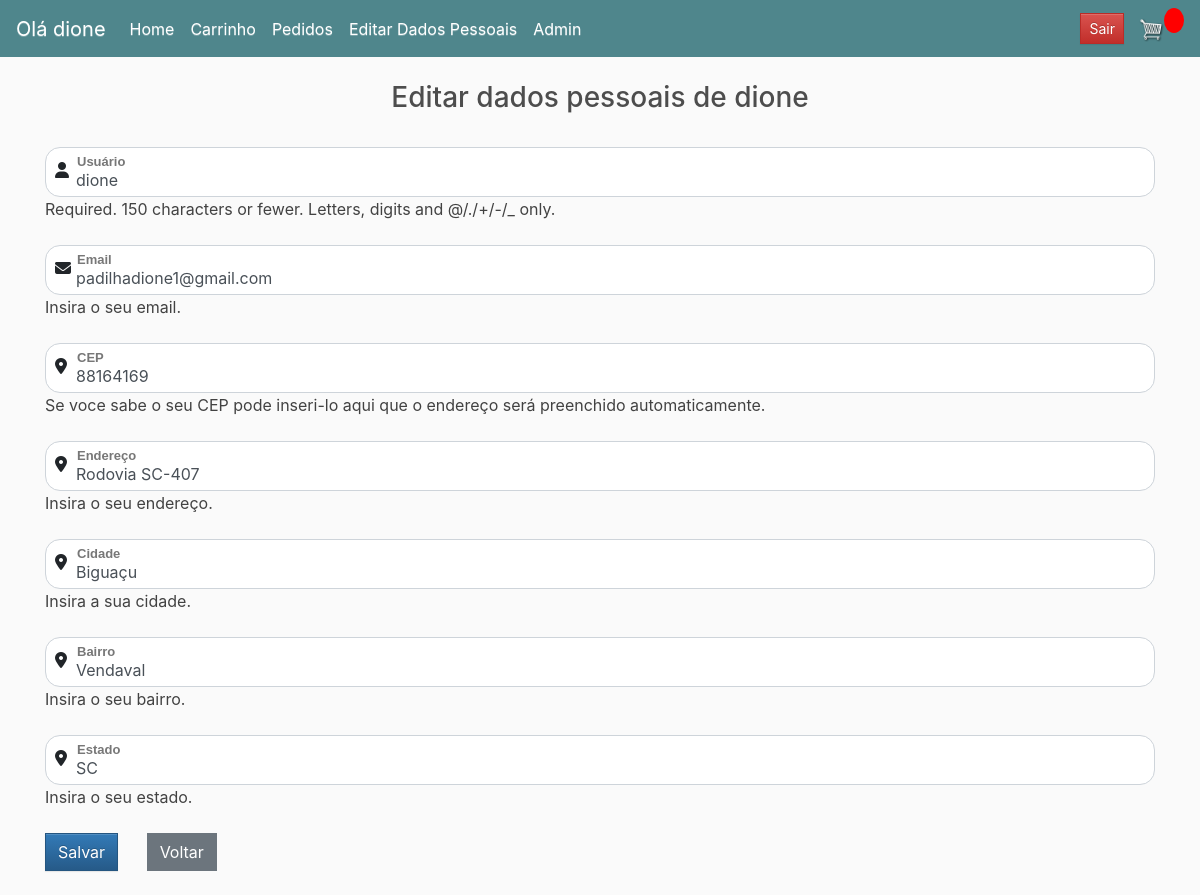
The app's page /usuarios/editar_perfil/dione (signed in) with its own data.
### usuarios/models.py (models this page shows, shortened)
class User(AbstractUser):
    endereco = models.CharField(max_length=100, help_text='Insira o seu endereço.', null=True, blank=True)
    cidade = models.CharField(max_length=100, help_text='Insira a sua cidade.', null=True, blank=True)
    bairro = models.CharField(max_length=100, help_text='Insira o seu bairro.', null=True, blank=True)
    estado = models.CharField(max_length=100, help_text='Insira o seu estado.', null=True, blank=True)
    cep = models.CharField(max_length=8, null=True, blank=True)
    slug = models.SlugField(unique=True, blank=True, null=True)
    class Meta:
        verbose_name = ("Usuário")
        verbose_name_plural = ("Usuários")
        swappable = settings.AUTH_USER_MODEL

### usuarios/views.py (the view)
# urls.py: path('editar_perfil/<slug:slug>', UsuariosChangeView.as_view(), name='editar_perfil'),
class UsuariosChangeView(LoginRequiredMixin, SuccessMessageMixin, UpdateView):
    template_name = 'cadastro/editar_perfil.html'
    form_class = UserFormTransform
    success_message = "Endereço editado com sucesso!"
    success_url = reverse_lazy('home')
    def get_object(self, queryset=None):
        self.object = get_object_or_404(User, slug=self.kwargs['slug'], username=self.request.user)
        return self.object

### usuarios/forms.py (shortened to what this page needs)
class UserFormTransform(UserChangeForm):
    email = forms.EmailField(required=True)
    cep = forms.IntegerField(help_text='Se voce sabe o seu CEP pode inseri-lo aqui que o endereço será preenchido automaticamente.')
    class Meta:
        model = User
        fields = ["username", "email", "endereco", "cidade", "bairro", "estado", "cep"]

### templates/cadastro/editar_perfil.html (shortened to what this page needs)
{% extends 'base.html' %}
{% load static %}
{% block main %}
{% include 'loader.html' %}
{% include 'navbar.html' %}
{% include 'mensagens.html' %}
<center><h3>Editar dados pessoais de {{ user.username }}</h3></center><br>
<div class="container">
    <form method="POST" action="">
        <div class="form-label-group">
            <span class="fa fa-user envelope3"></span>
            <input required class="form-control" type="text" name="username" placeholder="Usuário" value="{{ user.username }}">
            <label for="inputUser">Usuário</label>
            <p class="text_muted2">{{ form.username.help_text }}</p>
        </div>
        <div class="form-label-group">
            <span class="fa fa-envelope envelope3"></span>
            <input required class="form-control" type="text" name="email" placeholder="Email" value="{{ user.email }}">
            <label for="inputUser">Email</label>
            <p class="text_muted2">Insira o seu email.</p>
        </div>
        <div class="form-label-group">
            <span class="fa fa-map-marker envelope3"></span>
            <input required class="form-control" type="text" name="cep" placeholder="CEP" id="cep-input" value="{{ user.cep }}" maxlength="8">
            <label for="inputUser">CEP</label>
            <p class="text_muted2">{{ form.cep.help_text }}</p>
        </div>
        <div class="form-label-group">
            <span class="fa fa-map-marker envelope3"></span>
            <input required class="form-control" type="text" name="endereco" placeholder="Endereço" id="address" value="{{ user.endereco }}">
            <label for="inputUser">Endereço</label>
            <p class="text_muted2">{{ form.endereco.help_text }}</p>
        </div>
        <div class="form-label-group">
            <span class="fa fa-map-marker envelope3"></span>
            <input required class="form-control" type="text" name="cidade" placeholder="Cidade" id="city" value="{{ user.cidade }}">
            <label for="inputUser">Cidade</label>
            <p class="text_muted2">{{ form.cidade.help_text }}</p>
        </div>
        <div class="form-label-group">
            <span class="fa fa-map-marker envelope3"></span>
            <input type="text" name="bairro" class="form-control" id="district" value='{{ user.bairro }}'
            placeholder="Cidade" autocapitalize= "off" required>
            <label for="inputUser">Bairro</label>
            <p class="text_muted2">{{ form.bairro.help_text }}</p>
        </div>
        <div class="form-label-group">
            <span class="fa fa-map-marker envelope3"></span>
            <input required class="form-control" type="text" name="estado" placeholder="Estado" id="state" value="{{ user.estado }}">
            <label for="inputUser">Estado</label>
            <p class="text_muted2">{{ form.estado.help_text }}</p>
        </div>
        <button type="submit" class="btn btn-primary">Salvar</button>
        <a href="{% url 'home' %}" class="btn btn-secondary mx-4" >Voltar</a>
        <br><br>
    </form>
</div>
{% endblock %}

### templates/navbar.html (shortened to what this page needs)
{% extends 'base.html' %}
{% load static %}
{% block main %}
<nav class="navbar navbar-expand-lg navbar-dark bg-dark">
    {% if user.is_authenticated %}
    <a class="navbar-brand" href="{% url 'home' %}">Olá {{ user.username }}</a>
    {% else %}
    <b class="navbar-brand">My Ecommerce</b>
    {% endif %}
    <div class="collapse navbar-collapse" id="navbarSupportedContent">
      <ul class="navbar-nav mr-auto">
        {% if user.is_authenticated %}
        <li class="nav-item active">
          <a class="nav-link" href="{% url 'home' %}">Home <span class="sr-only">(current)</span></a>
        </li>
        <li class="nav-item active">
          <a class="nav-link" href="{% url 'cart' %}">Carrinho</a>
        </li>
        <li class="nav-item active">
          <a class="nav-link" href="{% url 'pedidos' %}">Pedidos</a>
        </li>
        <li class="nav-item active">
          <a class="nav-link" href="{% url 'editar_perfil' user.slug %}">Editar Dados Pessoais</a>
        </li>
        {% endif %}
        {% if user.is_superuser %}
        <li class="nav-item active">
          <a class="nav-link" href="http://projeto-ecommerce.up.railway.app/admin">Admin</a>
        </li>
        {% endif %}
      </ul>
      <div class="form-inline my-2 my-lg-0">
        {% if user.is_authenticated %}
        <a href="{% url 'logout' %}" class="btn btn-danger btn-sm" onclick="return confirm('Tem certeza que deseja sair?')">Sair</a>
        {% else %}
        <a href="{% url 'login' %}" class="btn btn-warning btn-sm">Login</a>
        {% endif %}
        {% if user.is_authenticated %}
        <a href="{% url 'cart' %}"><img src="{% static 'imagens/6+cart.png'%}" id="cart-icon"></a>
        <p id="cart-total">{{ cart_itens }}</p>
        {% endif %}
      </div>
    </div>
  </nav>
<br>
{% endblock %}

### static/css/style.css (style rules this page uses)
body { background-color: hsl(0, 0%, 98%); }
h1,h2,h3,h4,h5,h6 { color:hsl(0, 0%, 30%); }
.bg-dark { background-color: #4f868c!important; }
#cart-icon { width:25px; display: inline-block; margin-left: 15px; }
#cart-total { display: block; text-align: center; color:#fff; background-color: red; width: 20px; height: 25px; border-radius: 50%; font-size: 14px; }
.btn { border-radius: 0; }
.fa-user { position: absolute; top: 30%; left: 10px; }
.envelope3 { position: absolute; top: .99rem; left: 10px; }
.text_muted2 { color:#424242; }
.form-label-group { position: relative; margin-bottom: 1.5rem; }
.form-label-group input, .form-label-group label { height: 3.125rem; padding: .75rem; padding-right: 50px; padding-left: 30px; border-radius: 15px; }
.form-label-group label { position: absolute; top: 0px; left: 1px; display: block; width: 100%; margin-bottom: 0; line-height: 1.5; color: #495657; pointer-events: none; cursor: text; border: 1px solid transparent; border-radius: 1.25rem; transition: all .1s ease-in-out; font-size: 90%; font-family: Arial, Helvetica, sans-serif; }
.form-label-group input::placeholder { color: transparent; }
.form-label-group input:not(:placeholder-shown) { padding-top: 1.25rem; padding-bottom: .25rem; }
.form-label-group input:not(:placeholder-shown) ~ label { padding-top: .25rem; padding-bottom: .25rem; font-size: 13px; font-weight: bold; color: #777; }

### records on screen
User: username "dione", email "padilhadione1@gmail.com", cep "88164169", endereco "Rodovia SC-407", cidade "Biguaçu", bairro "Vendaval", estado "SC"
